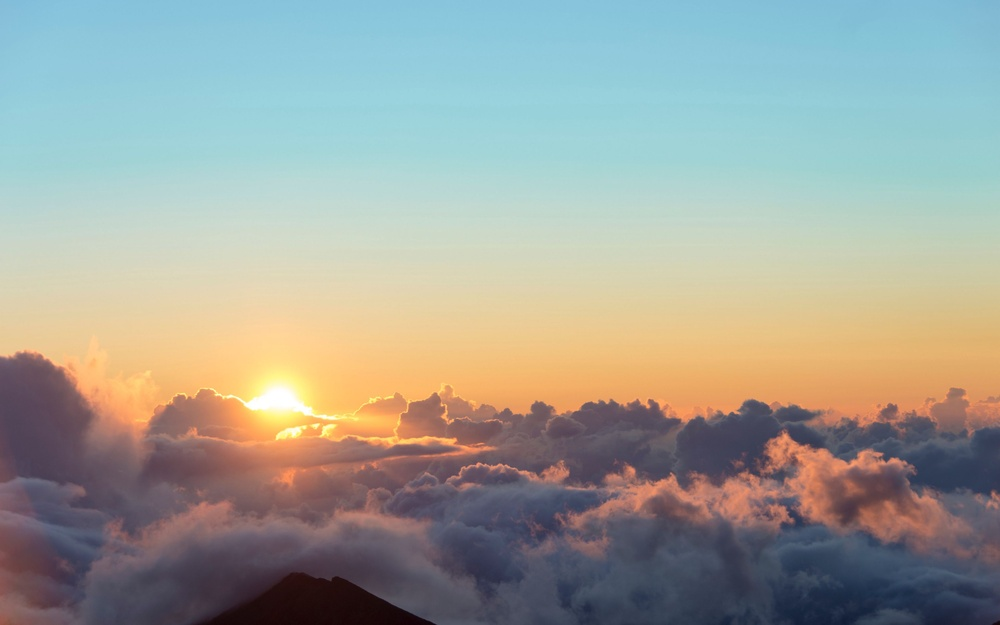
#> input picture ML&CV_Module/test3.jpg, 1000 x 625 px, shrunk from 3840 x 2400 before the run; its folder holds only this picture in this run
$ python -i blure_filter.py   (imports and definitions only)   (older library calls are emulated)
#> lines starting #> are read from the running program, lines starting #| are printed output that depends on the picture
#> further down, picture is the input picture: shape (625, 1000, 3); mean B, G, R 153.6, 161.4, 157.5
import numpy as np
import cv2

def check_blur(image, mask=None):
    """
    Проверка на размытие.
    Если mask передан — анализируем только область объекта (игнорируем фон).
    """
    gray_float = cv2.cvtColor(image, cv2.COLOR_BGR2GRAY).astype(np.float64)
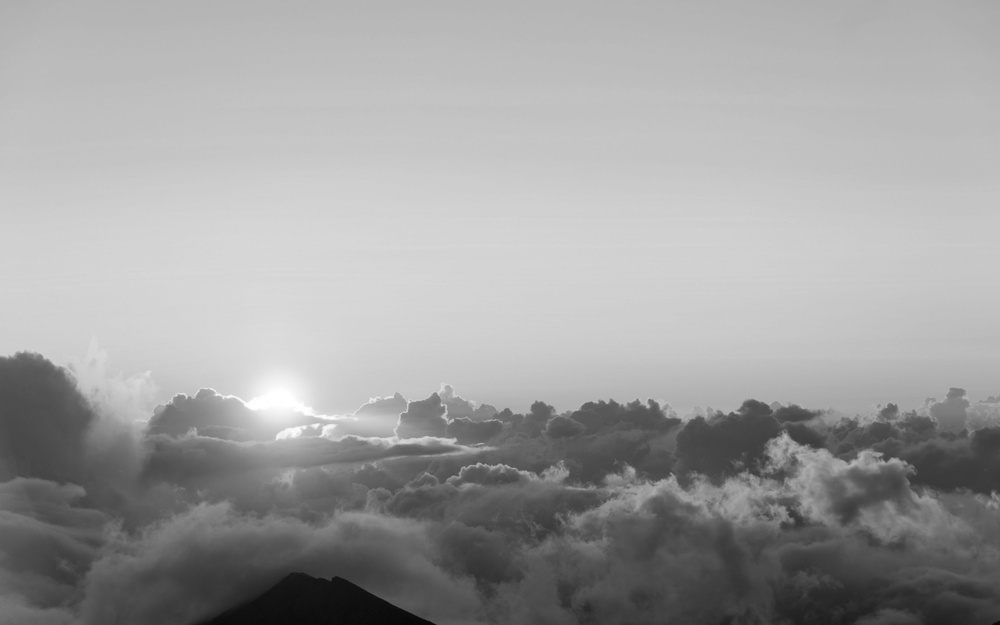
#> gray_float: shape (625, 1000) float64; min 6, max 255, mean 159.4
    gray_uint8 = cv2.cvtColor(image, cv2.COLOR_BGR2GRAY)
    h, w = gray_float.shape
#> h = 625; w = 1000

    brightness = np.mean(gray_uint8)
#> brightness = 159.4

    # Если есть маска — применяем её ко всем расчётам
    if mask is not None and np.sum(mask) > 0:
        # Создаём изображение только с объектом (фон = серый 128)
        gray_object = gray_uint8.copy()
        gray_object[mask == 0] = 128

        gray_object_float = gray_object.astype(np.float64)
        mean_obj = np.mean(gray_object_float[mask > 0])
        std_obj = np.std(gray_object_float[mask > 0]) + 1e-8
        gray_norm = np.zeros_like(gray_object_float)
        gray_norm[mask > 0] = (gray_object_float[mask > 0] - mean_obj) / std_obj
    else:
        gray_object = gray_uint8
        mean_val = np.mean(gray_float)
#> mean_val = 159.4
        std_val = np.std(gray_float) + 1e-8
#> std_val = 55.27
        gray_norm = (gray_float - mean_val) / std_val

    # ACF
    fft_img = np.fft.fft2(gray_norm)
    acf_full = np.fft.ifft2(fft_img * np.conj(fft_img)).real
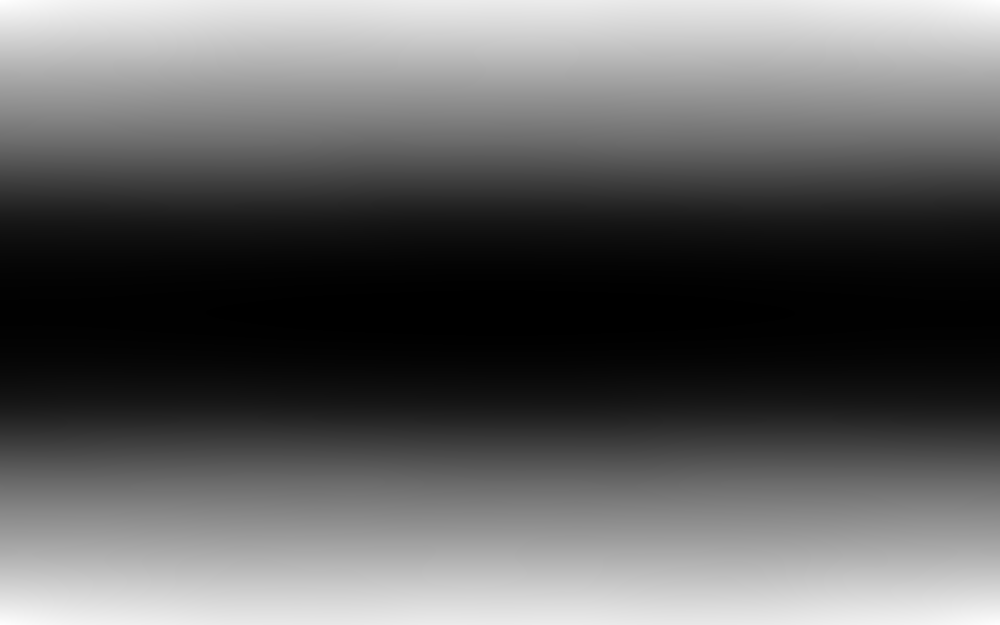
#> acf_full: shape (625, 1000) float64; min -385636.7, max 625000, mean 0; drawn with min black and max white
    acf_full = np.fft.fftshift(acf_full)
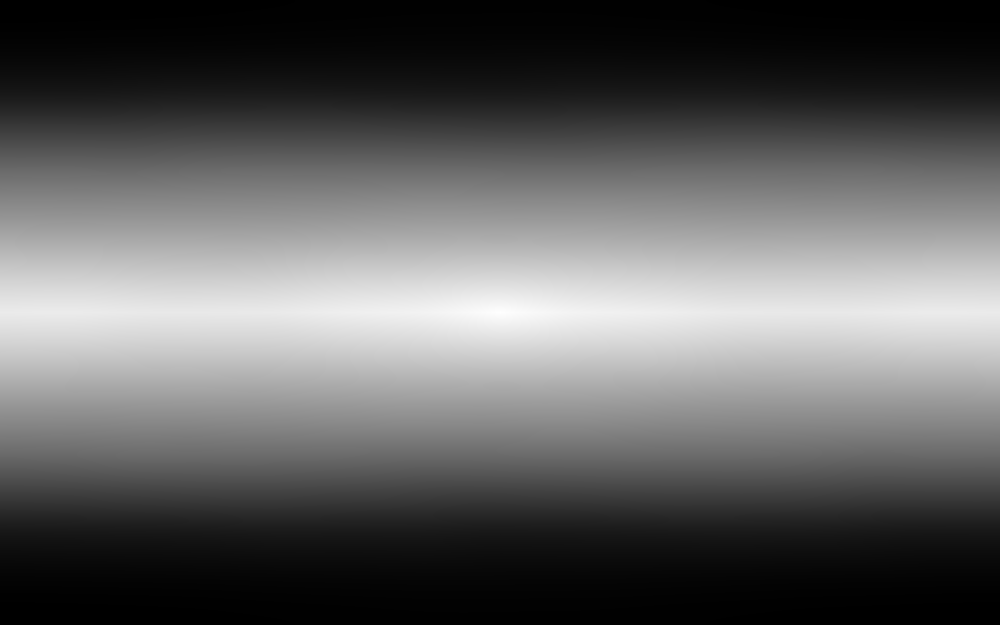
#> acf_full: shape (625, 1000) float64; min -385636.7, max 625000, mean 0; drawn with min black and max white
    cy, cx = h // 2, w // 2
#> cy = 312; cx = 500
    acf_normalized = acf_full / (acf_full[cy, cx] + 1e-8)
    lag_5_h = acf_normalized[cy - 5, cx]
#> lag_5_h = 0.964
    lag_5_v = acf_normalized[cy, cx - 5]
#> lag_5_v = 0.993
    avg_lag_5 = (abs(lag_5_h) + abs(lag_5_v)) / 2
#> avg_lag_5 = 0.978

    # Лапласиан (по объекту, если есть маска)
    laplacian_var = cv2.Laplacian(gray_object, cv2.CV_64F).var()
#> laplacian_var = 22.2

    # Локальный лапласиан
    block_size = 64
    local_laplacians = []
    for y in range(0, h - block_size, block_size):
        for x in range(0, w - block_size, block_size):
            block = gray_object[y:y+block_size, x:x+block_size]
            block_mask = mask[y:y+block_size, x:x+block_size] if mask is not None else None

            # Считаем только если блок содержит объект (>30% пикселей)
            if block_mask is None or np.sum(block_mask) > (block_size * block_size * 0.3):
                lap_var = cv2.Laplacian(block, cv2.CV_64F).var()
                local_laplacians.append(lap_var)
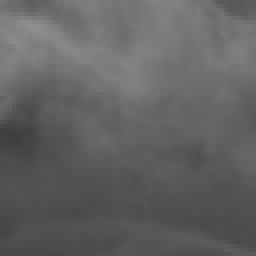
#> block: shape (64, 64) (shown 4 times larger); min 62, max 143, mean 98
#> after the loop, local_laplacians = 135 values, max 293.9 at index 96, min 1.6 at index 40, mean 24.05

    median_laplacian = np.median(local_laplacians) if local_laplacians else laplacian_var
#> median_laplacian = 2.26

    # Собель
    sobelx = cv2.Sobel(gray_object, cv2.CV_64F, 1, 0, ksize=3)
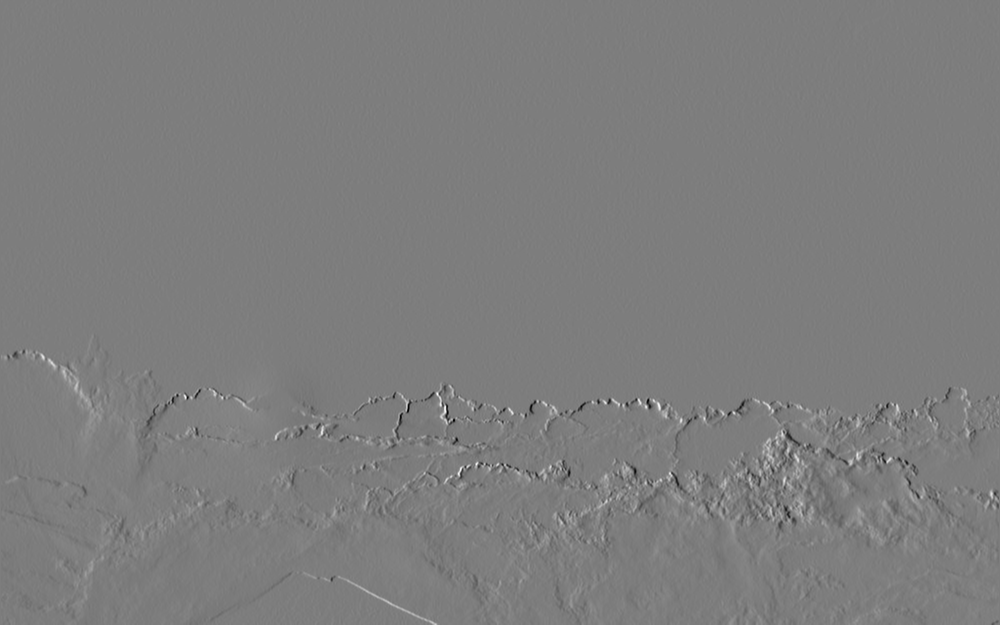
#> sobelx: shape (625, 1000) float64; min -266, max 273, mean 0; drawn with min black and max white
    sobely = cv2.Sobel(gray_object, cv2.CV_64F, 0, 1, ksize=3)
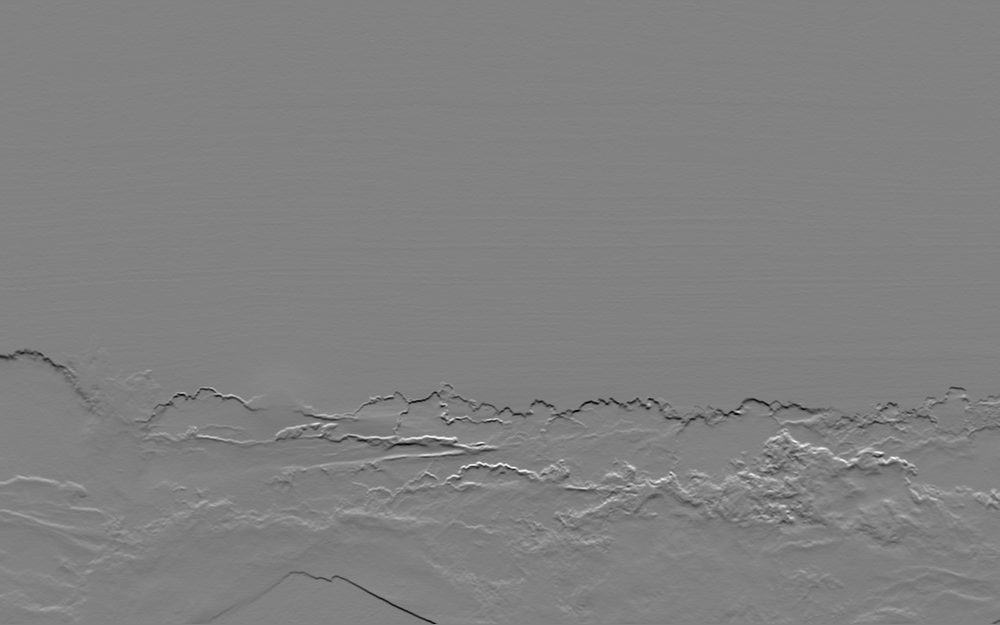
#> sobely: shape (625, 1000) float64; min -322, max 311, mean -1.7; drawn with min black and max white
    sobel_magnitude = np.sqrt(sobelx**2 + sobely**2)
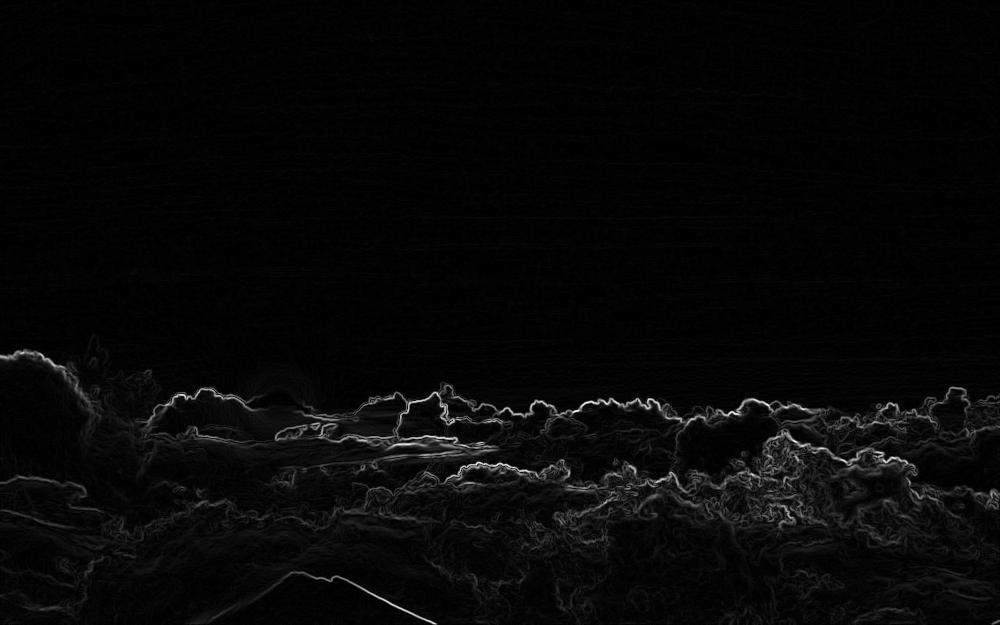
#> sobel_magnitude: shape (625, 1000) float64; min 0, max 339, mean 10.2; drawn with min black and max white
    sobel_var = np.var(sobel_magnitude)
#> sobel_var = 452

    # Motion blur detection
    mean_sobelx = np.mean(np.abs(sobelx))
#> mean_sobelx = 5.05
    mean_sobely = np.mean(np.abs(sobely))
#> mean_sobely = 7.69
    max_dir = max(mean_sobelx, mean_sobely)
#> max_dir = 7.69
    min_dir = min(mean_sobelx, mean_sobely) + 1e-8
#> min_dir = 5.05
    direction_ratio = max_dir / min_dir
#> direction_ratio = 1.52
    is_motion_blur = direction_ratio > 3.0 and avg_lag_5 > 0.85
#> is_motion_blur = False

    # Взвешенная оценка
    if brightness < 40:
        lap_score = min(1.0, laplacian_var / 100.0)
        sobel_score = min(1.0, sobel_var / 800.0)
        final_sharpness = 0.40 * lap_score + 0.60 * sobel_score
        method = "тёмное фото"
    elif brightness > 220:
        lap_score = min(1.0, laplacian_var / 150.0)
        sobel_score = min(1.0, sobel_var / 1000.0)
        final_sharpness = 0.40 * lap_score + 0.60 * sobel_score
        method = "светлое фото"
    else:
        score_acf = max(0.0, 1.0 - (avg_lag_5 / 0.9))
#> score_acf = 0
        score_lap_global = min(1.0, laplacian_var / 500.0)
#> score_lap_global = 0.0444
        score_lap_local = min(1.0, median_laplacian / 150.0)
#> score_lap_local = 0.0151
        score_sobel = min(1.0, sobel_var / 1000.0)
#> score_sobel = 0.452

        final_sharpness = (
            0.20 * score_acf +
            0.20 * score_lap_global +
            0.45 * score_lap_local +
            0.15 * score_sobel
        )
#> final_sharpness = 0.0835

        if is_motion_blur:
            final_sharpness *= 0.7
            method = "motion blur detected"
        else:
            method = "нормальное фото" + (" (по маске объекта)" if mask is not None else "")

    is_blurry_final = final_sharpness < 0.50
#> is_blurry_final = True

    print(f"[1] МЕТРИКИ ЧЁТКОСТИ{' (по маске объекта)' if mask is not None else ''}:")
    print(f"    ACF: {avg_lag_5:.3f}, Лапласиан: {laplacian_var:.0f}, Медиана: {median_laplacian:.0f}")
#|     ACF: 0.978, Лапласиан: 22, Медиана: 2
    print(f"    Собель: {sobel_var:.0f}, Индекс: {final_sharpness:.2f} -> {'РАЗМЫТО' if is_blurry_final else 'ЧЁТКО'}")
#|     Собель: 452, Индекс: 0.08 -> РАЗМЫТО

    return {
        "acf_score": avg_lag_5,
        "laplacian_var": laplacian_var,
        "median_laplacian": median_laplacian,
        "sobel_var": sobel_var,
        "sharpness_score": final_sharpness,
        "is_blurry": is_blurry_final,
        "is_motion_blur": is_motion_blur,
        "method": method
    }

>>> import cv2
>>> picture = cv2.imread('../test3.jpg')
>>> result = check_blur(picture)
#> result = {'acf_score': 0.978, 'laplacian_var': 22.2, 'median_laplacian': 2.26, 'sobel_var': 452, 'sharpness_score': 0.0835, 'is_blurry': True, 'is_motion_blur': False, 'method': 'нормальное фото'}
